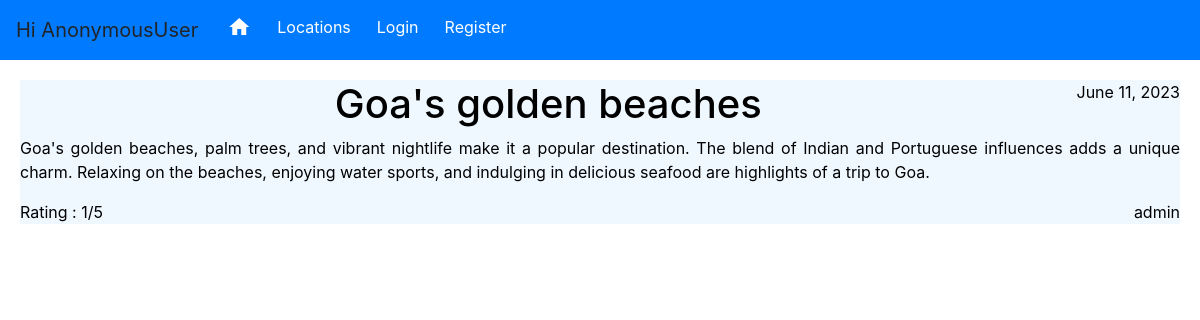
The app's page /detail/13/ with its own data.
### base/models.py (models this page shows)
class Review(models.Model):
    user = models.ForeignKey(User, on_delete=models.CASCADE, null=True,blank=True)
    title  = models.CharField(max_length=200)
    description = models.TextField(null=True,blank=True)
    location = models.CharField(max_length=200)
    linktolocation = models.URLField(null=True,blank=True)
    public = models.BooleanField(default=True)
    date  = models.DateField(auto_now_add=True)
    rating = models.SmallIntegerField(default=1,validators=[MinValueValidator(0),MaxValueValidator(5)])
    def __str__(self):
        return self.title
    class Meta:
        ordering = ['date']

### base/views.py (the view)
# urls.py: path('detail/<int:pk>/',views.ReviewDetail.as_view(), name= 'detail'),
class ReviewDetail(DetailView):
    model = Review
    context_object_name = 'review'

### base/templates/base/review_detail.html
{% extends 'base/mainbase.html' %}
{% block main %}
<div class="review-detail">
<p style="float: right;"> {{review.date}}</p>
<h1>{{review}}</h1>
<p>{{review.description}}</p>
<p style="float: right;"> {{review.user}}</p>
<p>Rating : {{review.rating}}/5</p>
</div>
{% endblock%}

### base/templates/base/mainbase.html (style rules this page uses)
* { list-style: none; }
h1, h2, h3, h4, h5, h6 { text-align: center; }
.review-detail { text-align: justify; background-color: aliceblue; }
.bg-image { background-image: url('https://cutewallpaper.org/27/background-wallpaper-from-around-the-world/98312228.jpg'); background-repeat: repeat; background-size: cover; }

### records on screen
Review: date "June 11, 2023", title "Goa's golden beaches", description "Goa's golden beaches, palm trees, and vibrant nightlife make it a popular destination. The blend of Indian and Portuguese influences adds a unique charm. Relaxing on the beaches, enjoying water sports, and indulging in delicious seafood are highlights of a trip to Goa.", user "admin", rating "1"

### other values on screen
{{ user }} "AnonymousUser"
